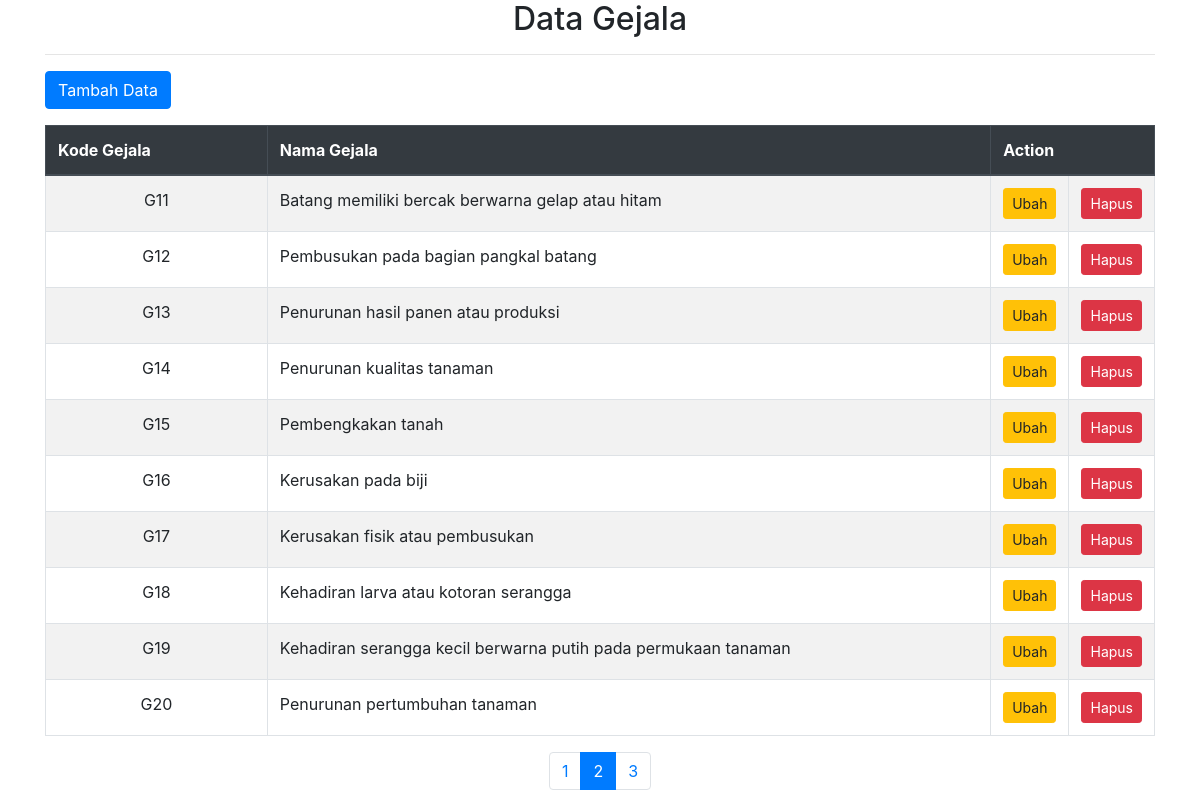
Page /pages_gejala/gejala_data.php?open=Gejala-Data&halaman=2 on the committed database.
### tables this page shows
CREATE TABLE `tblgejala` (
  `kd_gejala` varchar(7) NOT NULL,
  `nm_gejala` varchar(80) NOT NULL
);

### pages_gejala/gejala_data.php (the view, shortened to what this page needs)
<?php
  include "lib/koneksi.php";
  $batas = 10;
  $halaman = isset($_GET['halaman']) ? $_GET['halaman'] : 1;
  if (empty($halaman)) {
  	$posisi = 0;
  	$halaman = 1;
  }
  else {
  	$posisi = ($halaman-1) * $batas;
  }
?>
<!DOCTYPE html>
<html lang="en">
<head>
  <link rel="stylesheet" href="https://maxcdn.bootstrapcdn.com/bootstrap/4.5.2/css/bootstrap.min.css">
</head>
<body>
<div class="container">
  <center><h2>Data Gejala</h2></center><hr>
  <?php
    $query = "SELECT * FROM tblgejala ORDER BY kd_gejala ASC LIMIT $posisi, $batas";
    $tampil = mysqli_query($konek, $query);
  ?>
  <div class="mb-3">
    <form action="?open=Gejala-Add&status=tambah" target="_self" method="Post">
        <button type="submit" name="btntambah" class="btn btn-primary">Tambah Data</button>
    </form>
  </div>
      <table class="table table-striped table-bordered">
        <thead class="thead-dark">
          <tr>
        <th width="20%">Kode Gejala</th>
        <th>Nama Gejala</th>
        <th colspan="2" width="10%">Action</th>
      </tr>
        </thead>
        <tbody>
        <?php
        while ($data = mysqli_fetch_array($tampil)) {
          echo "<tr>
                  <td align='center'>{$data['kd_gejala']}</td>
                  <td>{$data['nm_gejala']}</td>
                  <td align='center'><a href='?open=Gejala-Edit&kode={$data['kd_gejala']}' class='btn btn-warning btn-sm'>Ubah</a></td>
                  <td align='center'><a href='?open=Gejala-Hapus&kode={$data['kd_gejala']}' class='btn btn-danger btn-sm'>Hapus</a></td>
                </tr>";
        }
        ?>
        </tbody>
      </table>
      <?php
      $query2 = mysqli_query($konek, "SELECT * FROM tblgejala ORDER BY kd_gejala ASC");
      $jmldata = mysqli_num_rows($query2);
      $jmlhalaman = ceil($jmldata / $batas);
      echo "<ul class='pagination justify-content-center'>";
      for ($a = 1; $a <= $jmlhalaman; $a++) {
        if ($a != $halaman) {
          echo "<li class='page-item'><a class='page-link' href='?open=Gejala-Data&halaman=$a'>$a</a></li>";
        } else {
          echo "<li class='page-item active'><a class='page-link' href='#'>$a</a></li>";
        }
      }
      echo "</ul>";
      ?>
    </div>
</body>
</html>

### rows in the picture
tblgejala: kd_gejala "G11", nm_gejala "Batang memiliki bercak berwarna gelap atau hitam"
tblgejala: kd_gejala "G12", nm_gejala "Pembusukan pada bagian pangkal batang"
tblgejala: kd_gejala "G13", nm_gejala "Penurunan hasil panen atau produksi"
tblgejala: kd_gejala "G14", nm_gejala "Penurunan kualitas tanaman"
tblgejala: kd_gejala "G15", nm_gejala "Pembengkakan tanah"
tblgejala: kd_gejala "G16", nm_gejala "Kerusakan pada biji"
tblgejala: kd_gejala "G17", nm_gejala "Kerusakan fisik atau pembusukan"
tblgejala: kd_gejala "G18", nm_gejala "Kehadiran larva atau kotoran serangga"
tblgejala: kd_gejala "G19", nm_gejala "Kehadiran serangga kecil berwarna putih pada permukaan tanaman"
tblgejala: kd_gejala "G20", nm_gejala "Penurunan pertumbuhan tanaman"
